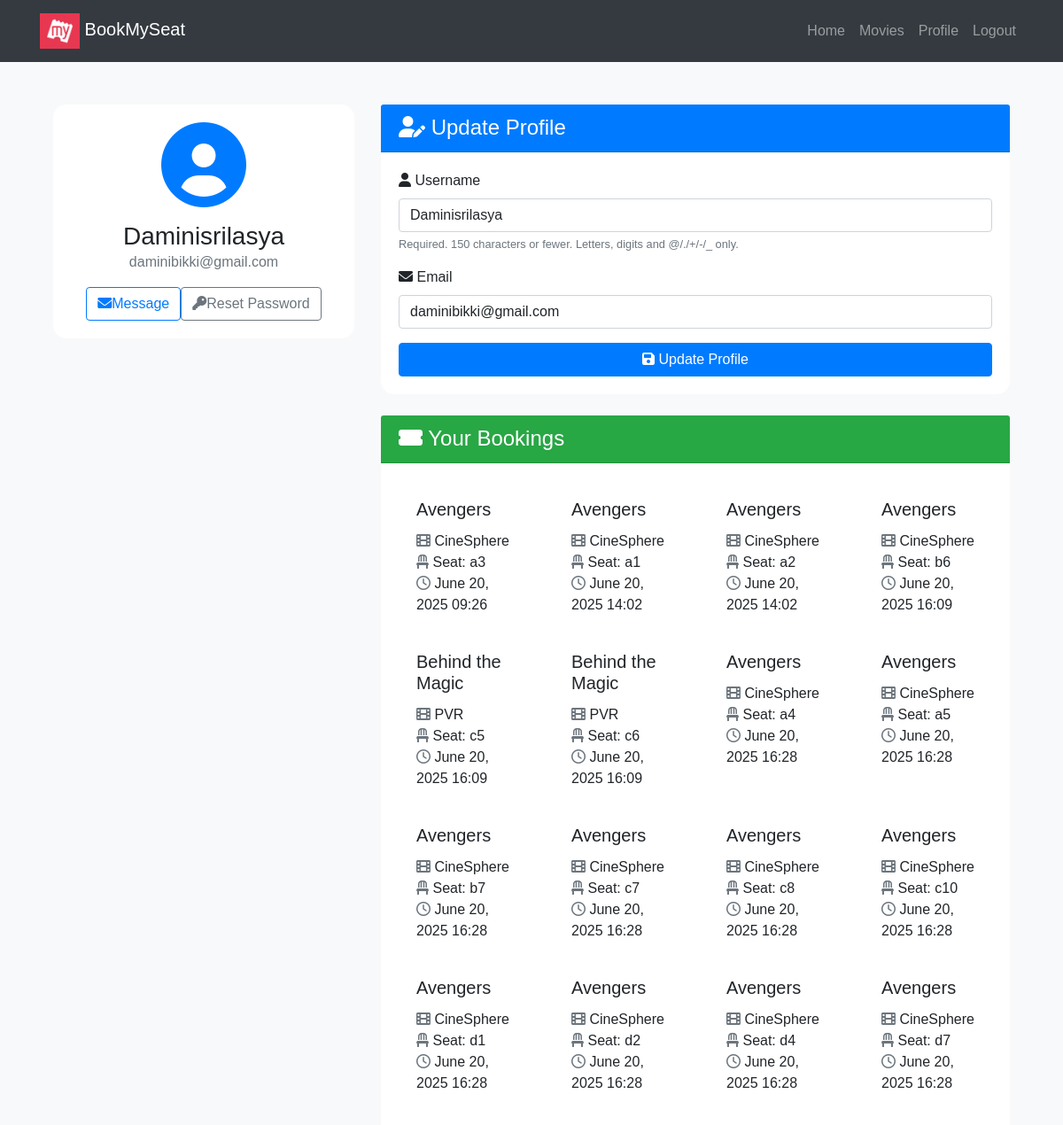
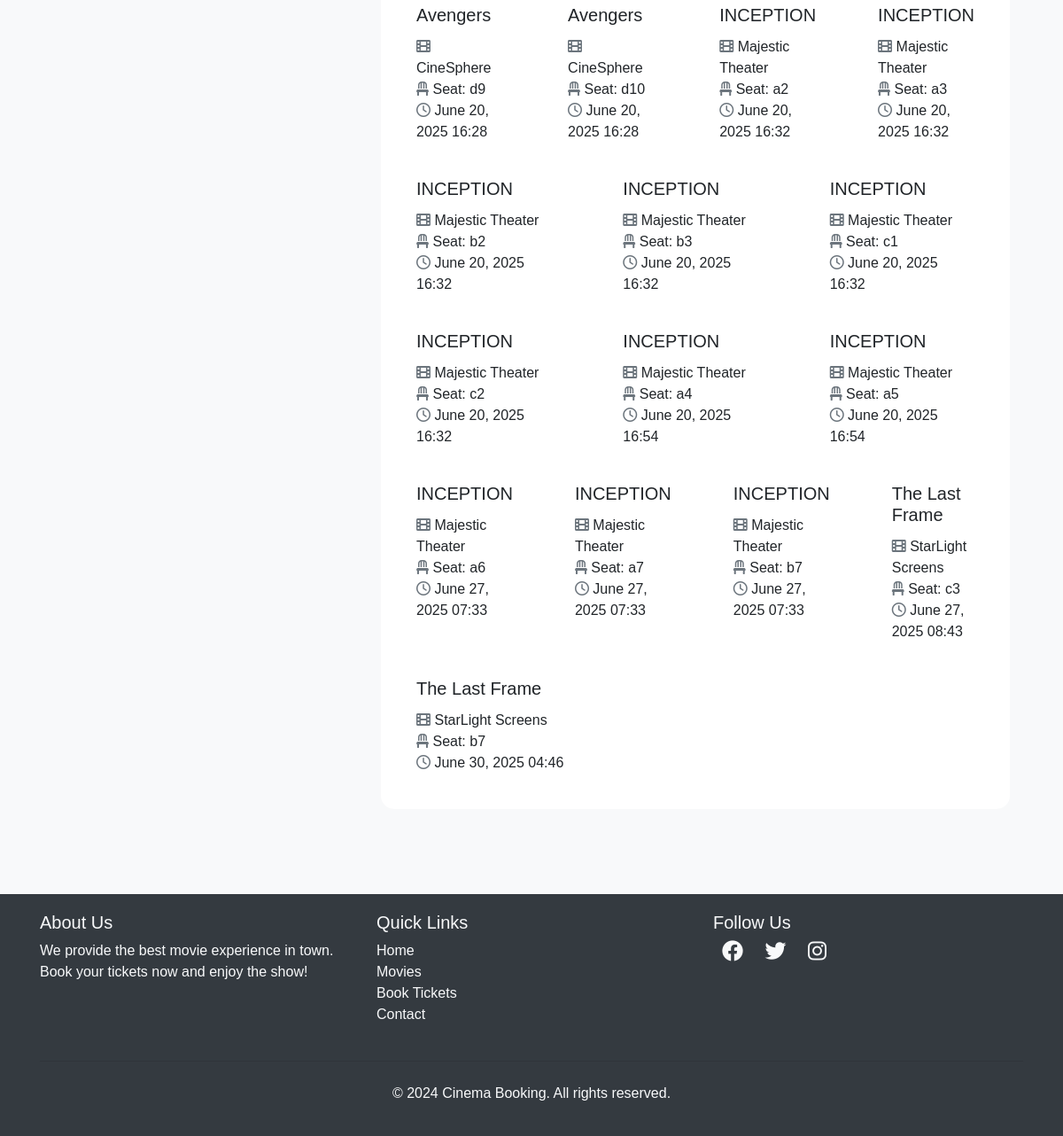
The app's page /users/profile/ (signed in) with its own data (2 pictures, top to bottom).
### movies/models.py (models this page shows, shortened)
class Booking(models.Model):
    user=models.ForeignKey(User,on_delete=models.CASCADE)
    seat=models.OneToOneField(Seat,on_delete=models.CASCADE)
    movie=models.ForeignKey(Movie,on_delete=models.CASCADE)
    theater=models.ForeignKey(Theater,on_delete=models.CASCADE)
    booked_at=models.DateTimeField(auto_now_add=True)

class Movie(models.Model):
    name= models.CharField(max_length=255)
    image= models.ImageField(upload_to="movies/")
    rating = models.DecimalField(max_digits=3,decimal_places=1)
    cast= models.TextField()
    description= models.TextField(blank=True,null=True)

class Theater(models.Model):
    name = models.CharField(max_length=255)
    movie = models.ForeignKey(Movie,on_delete=models.CASCADE,related_name='theaters')
    time= models.DateTimeField()
    base_price = models.DecimalField(max_digits=6, decimal_places=2, default=200.00)

class Seat(models.Model):
    theater = models.ForeignKey(Theater,on_delete=models.CASCADE,related_name='seats')
    seat_number = models.CharField(max_length=10)
    is_booked=models.BooleanField(default=False)

### users/views.py (the view)
# urls.py: path('profile/', profile, name='profile'),
@login_required
def profile(request):
    bookings= Booking.objects.filter(user=request.user)
    if request.method == 'POST':
        u_form = UserUpdateForm(request.POST, instance=request.user)
        if u_form.is_valid():
            u_form.save()
            return redirect('profile')
    else:
        u_form = UserUpdateForm(instance=request.user)
    return render(request, 'users/profile.html', {'u_form': u_form,'bookings':bookings})

### users/forms.py
class UserUpdateForm(forms.ModelForm):
    email = forms.EmailField()
    class Meta:
        model = User
        fields = ['username', 'email']

### templates/users/profile.html (shortened to what this page needs)
{% extends "users/basic.html" %} {% block content %}
<div class="container py-5">
  <div class="row">
    <div class="col-lg-4 mb-4">
      <div class="card shadow">
        <div class="card-body text-center">
          <div class="mb-3">
            <i class="fas fa-user-circle fa-6x text-primary"></i>
          </div>
          <h3 class="card-title mb-0">{{ user.username }}</h3>
          <p class="text-muted mb-3">{{ user.email }}</p>
          <div class="d-flex justify-content-center">
            <a href="#" class="btn btn-outline-primary me-2"><i class="fas fa-envelope me-2"></i>Message</a>
            <a href="{% url 'password_reset' %}" class="btn btn-outline-secondary"><i class="fas fa-key me-2"></i>Reset Password</a>
          </div>
        </div>
      </div>
    </div>
    <div class="col-lg-8">
      <div class="card shadow mb-4">
        <div class="card-header bg-primary text-white">
          <h4 class="mb-0"><i class="fas fa-user-edit me-2"></i> Update Profile</h4>
        </div>
        <div class="card-body">
          <form method="POST">
            {% for field in u_form %}
              <div class="mb-3">
                <label for="{{ field.id_for_label }}" class="form-label">
                  <i class="fas fa-{% if field.name == 'username' %}user{% elif field.name == 'email' %}envelope{% else %}info-circle{% endif %} me-2"></i>
                  {{ field.label }}
                </label>
                {{ field }}
                {% if field.help_text %}
                  <small class="form-text text-muted">{{ field.help_text }}</small>
                {% endif %}
              </div>
            {% endfor %}
            <button class="btn btn-primary w-100" type="submit"><i class="fas fa-save me-2"></i> Update Profile</button>
          </form>
        </div>
      </div>
      <div class="card shadow">
        <div class="card-header bg-success text-white">
          <h4 class="mb-0"><i class="fas fa-ticket-alt me-2"> </i> Your Bookings</h4>
        </div>
        <div class="card-body">
          {% if bookings %}
            <div class="row row-cols-1 row-cols-md-2 g-4">
              {% for booking in bookings %}
                <div class="col">
                  <div class="card h-100 border-0 shadow-sm">
                    <div class="card-body">
                      <h5 class="card-title">{{ booking.movie.name }}</h5>
                      <p class="card-text">
                        <i class="fas fa-film me-2 text-muted"> </i>  {{ booking.theater.name }}<br>
                        <i class="fas fa-chair me-2 text-muted"> </i>  Seat: {{ booking.seat.seat_number }}<br>
                        <i class="far fa-clock me-2 text-muted"> </i>  {{ booking.booked_at|date:"F d, Y H:i" }}
                      </p>
                    </div>
                  </div>
                </div>
              {% endfor %}
            </div>
          {% else %}
            <div class="text-center py-5">
              <i class="fas fa-ticket-alt fa-4x text-muted mb-3"></i>
              <p class="lead mb-0">No bookings yet. Time to plan your next movie night!</p>
            </div>
          {% endif %}
        </div>
      </div>
    </div>
  </div>
</div>
<link rel="stylesheet" href="https://cdnjs.cloudflare.com/ajax/libs/font-awesome/6.0.0-beta3/css/all.min.css">
{% endblock %}

### templates/users/basic.html (style rules this page uses)
body { font-family: Arial, sans-serif; }

### templates/users/profile.html (style rules this page uses)
body { background-color: #f8f9fa; }
.card { border-radius: 15px; border: none; transition: transform 0.3s ease-in-out; }
.card-header { border-top-left-radius: 15px; border-top-right-radius: 15px; }
form input, form select, form textarea { display: block; width: 100%; padding: 0.375rem 0.75rem; font-size: 1rem; font-weight: 400; line-height: 1.5; color: #212529; background-color: #fff; background-clip: padding-box; border: 1px solid #ced4da; border-radius: 0.25rem; transition: border-color 0.15s ease-in-out, box-shadow 0.15s ease-in-out; }

### records on screen
Booking: movie.name "Avengers", theater.name "CineSphere", seat.seat_number "a3", booked_at "June 20, 2025 09:26"
Booking: movie.name "Avengers", theater.name "CineSphere", seat.seat_number "a1", booked_at "June 20, 2025 14:02"
Booking: movie.name "Avengers", theater.name "CineSphere", seat.seat_number "a2", booked_at "June 20, 2025 14:02"
Booking: movie.name "Avengers", theater.name "CineSphere", seat.seat_number "b6", booked_at "June 20, 2025 16:09"
Booking: movie.name "Behind the Magic", theater.name "PVR", seat.seat_number "c5", booked_at "June 20, 2025 16:09"
Booking: movie.name "Behind the Magic", theater.name "PVR", seat.seat_number "c6", booked_at "June 20, 2025 16:09"
Booking: movie.name "Avengers", theater.name "CineSphere", seat.seat_number "a4", booked_at "June 20, 2025 16:28"
Booking: movie.name "Avengers", theater.name "CineSphere", seat.seat_number "a5", booked_at "June 20, 2025 16:28"
Booking: movie.name "Avengers", theater.name "CineSphere", seat.seat_number "b7", booked_at "June 20, 2025 16:28"
Booking: movie.name "Avengers", theater.name "CineSphere", seat.seat_number "c7", booked_at "June 20, 2025 16:28"
Booking: movie.name "Avengers", theater.name "CineSphere", seat.seat_number "c8", booked_at "June 20, 2025 16:28"
Booking: movie.name "Avengers", theater.name "CineSphere", seat.seat_number "c10", booked_at "June 20, 2025 16:28"
Booking: movie.name "Avengers", theater.name "CineSphere", seat.seat_number "d1", booked_at "June 20, 2025 16:28"
Booking: movie.name "Avengers", theater.name "CineSphere", seat.seat_number "d2", booked_at "June 20, 2025 16:28"
Booking: movie.name "Avengers", theater.name "CineSphere", seat.seat_number "d4", booked_at "June 20, 2025 16:28"
Booking: movie.name "Avengers", theater.name "CineSphere", seat.seat_number "d7", booked_at "June 20, 2025 16:28"
Booking: movie.name "Avengers", theater.name "CineSphere", seat.seat_number "d9", booked_at "June 20, 2025 16:28"
Booking: movie.name "Avengers", theater.name "CineSphere", seat.seat_number "d10", booked_at "June 20, 2025 16:28"
Booking: movie.name "INCEPTION", theater.name "Majestic Theater", seat.seat_number "a2", booked_at "June 20, 2025 16:32"
Booking: movie.name "INCEPTION", theater.name "Majestic Theater", seat.seat_number "a3", booked_at "June 20, 2025 16:32"
Booking: movie.name "INCEPTION", theater.name "Majestic Theater", seat.seat_number "b2", booked_at "June 20, 2025 16:32"
Booking: movie.name "INCEPTION", theater.name "Majestic Theater", seat.seat_number "b3", booked_at "June 20, 2025 16:32"
Booking: movie.name "INCEPTION", theater.name "Majestic Theater", seat.seat_number "c1", booked_at "June 20, 2025 16:32"
Booking: movie.name "INCEPTION", theater.name "Majestic Theater", seat.seat_number "c2", booked_at "June 20, 2025 16:32"
Booking: movie.name "INCEPTION", theater.name "Majestic Theater", seat.seat_number "a4", booked_at "June 20, 2025 16:54"
Booking: movie.name "INCEPTION", theater.name "Majestic Theater", seat.seat_number "a5", booked_at "June 20, 2025 16:54"
Booking: movie.name "INCEPTION", theater.name "Majestic Theater", seat.seat_number "a6", booked_at "June 27, 2025 07:33"
Booking: movie.name "INCEPTION", theater.name "Majestic Theater", seat.seat_number "a7", booked_at "June 27, 2025 07:33"
Booking: movie.name "INCEPTION", theater.name "Majestic Theater", seat.seat_number "b7", booked_at "June 27, 2025 07:33"
Booking: movie.name "The Last Frame", theater.name "StarLight Screens", seat.seat_number "c3", booked_at "June 27, 2025 08:43"
Booking: movie.name "The Last Frame", theater.name "StarLight Screens", seat.seat_number "b7", booked_at "June 30, 2025 04:46"

### other values on screen
{{ user.username }} "Daminisrilasya"
{{ user.email }} "daminibikki@gmail.com"
{{ field.label }} "Username" "Email"
{{ field.help_text }} "Required. 150 characters or fewer. Letters, digits and @/./+/-/_ only."
